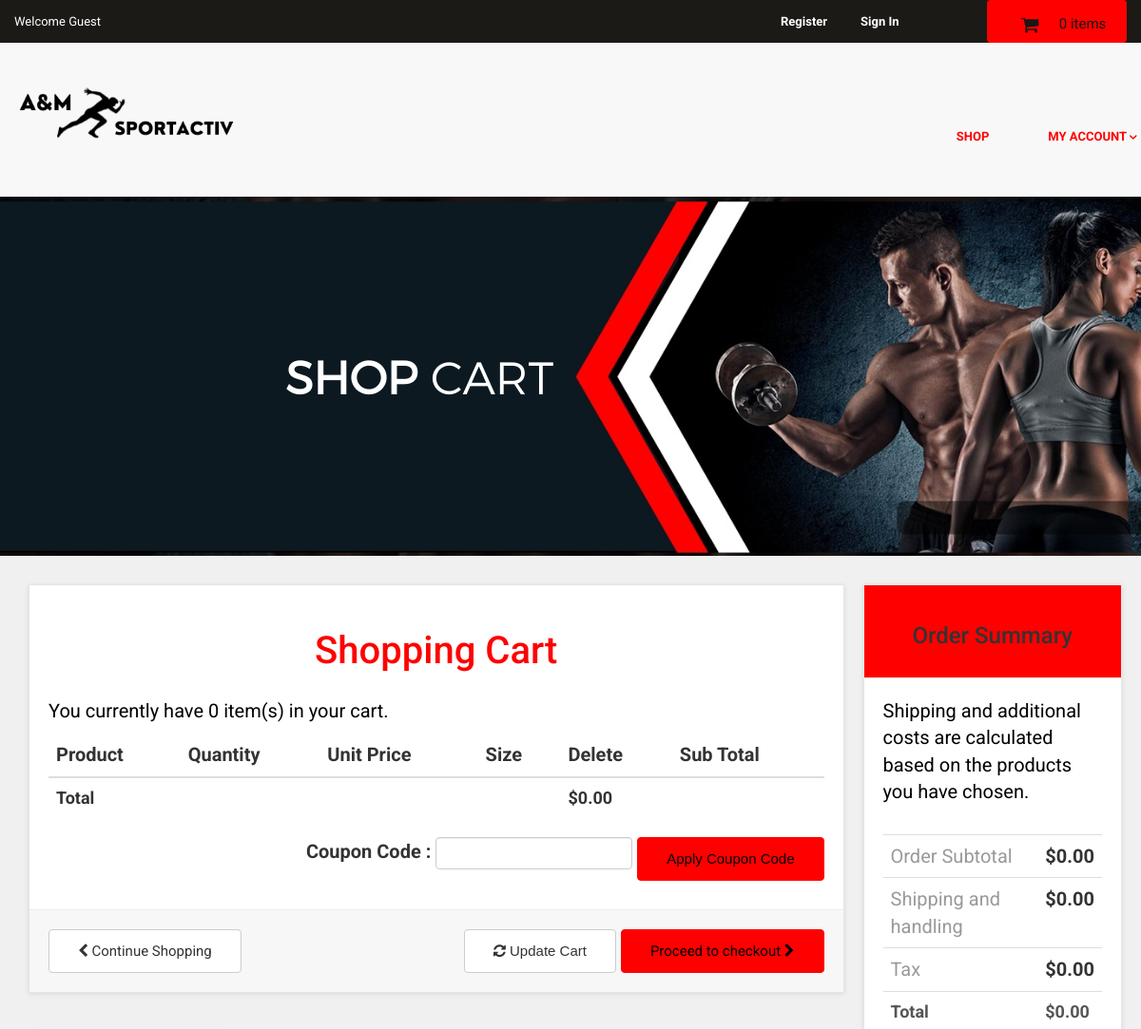
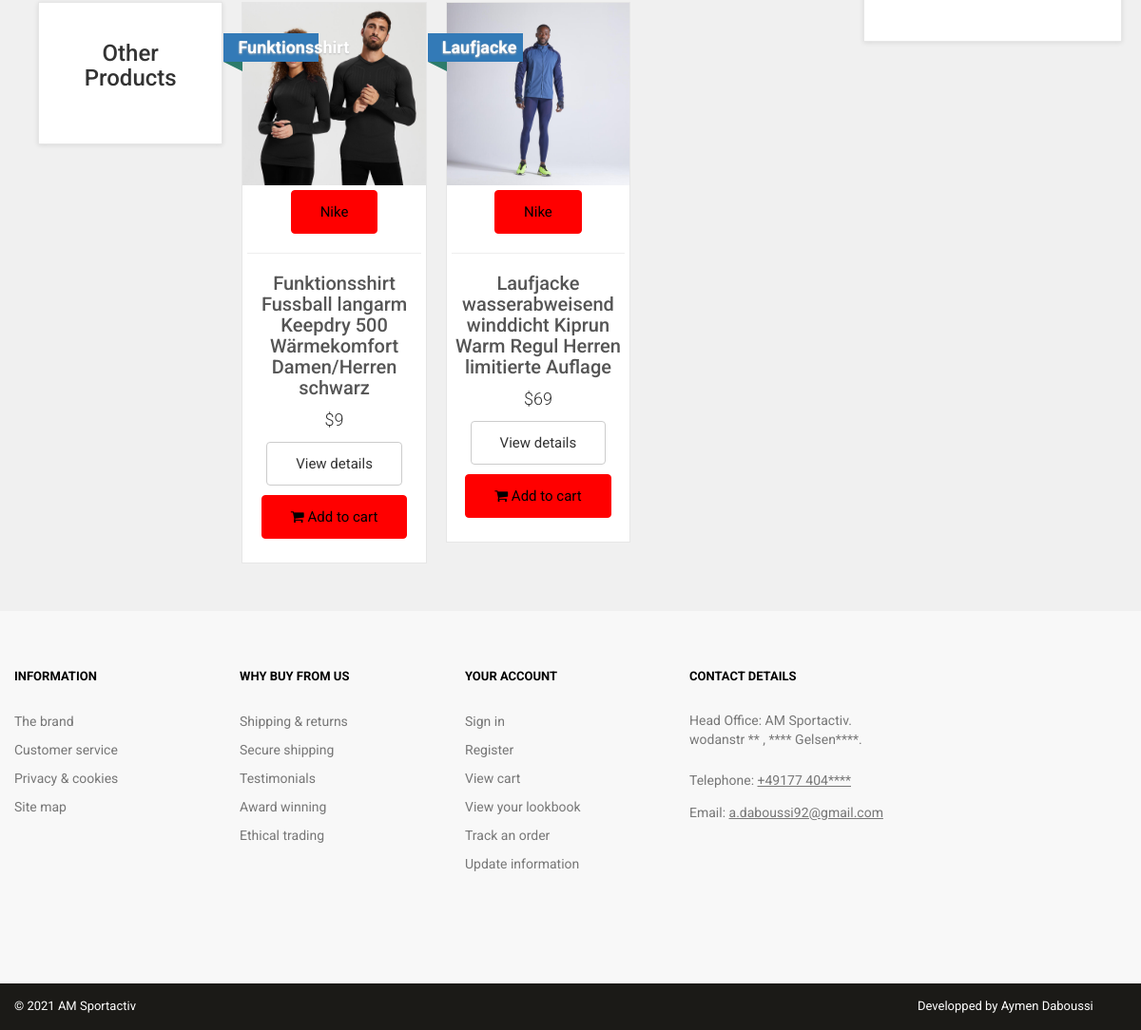
The app's page /cart.php with its own data (2 pictures, top to bottom).
### tables this page shows
CREATE TABLE IF NOT EXISTS `products` (
  `product_id` int(11) NOT NULL AUTO_INCREMENT,
  `p_cat_id` int(11) NOT NULL,
  `cat_id` int(11) NOT NULL,
  `manufacturer_id` int(11) NOT NULL,
  `date` timestamp NOT NULL DEFAULT CURRENT_TIMESTAMP ON UPDATE CURRENT_TIMESTAMP,
  `product_title` text NOT NULL,
  `product_url` text NOT NULL,
  `product_img1` text NOT NULL,
  `product_img2` text NOT NULL,
  `product_img3` text NOT NULL,
  `product_price` int(11) NOT NULL,
  `product_psp_price` int(11) NOT NULL,
  `product_desc` text NOT NULL,
  `product_keywords` text NOT NULL,
  `product_label` text NOT NULL,
  `status` varchar(255) NOT NULL,
  `product_features` varchar(255) NOT NULL,
  `product_video` text,
  PRIMARY KEY (`product_id`) USING BTREE
);

CREATE TABLE IF NOT EXISTS `manufacturers` (
  `manufacturer_id` int(11) NOT NULL AUTO_INCREMENT,
  `manufacturer_title` text NOT NULL,
  `manufacturer_top` text NOT NULL,
  `manufacturer_image` text NOT NULL,
  PRIMARY KEY (`manufacturer_id`) USING BTREE
);

### cart.php (the view, shortened to what this page needs)
<?php
include("includes/db.php");
include("includes/header.php");
include("functions/functions.php");
include("includes/main.php");
?>
  <main>
    <div class="nero">
      <div class="nero__heading">
        <span class="nero__bold">SHOP</span> Cart
      </div>
    </div>
  </main>
<div id="content" >
<div class="container" >
<div class="col-md-9" id="cart" >
<div class="box" >
<form action="cart.php" method="post" enctype="multipart-form-data" >
<h1> Shopping Cart </h1>
<?php
$ip_add = getRealUserIp();
$select_cart = "select * from cart where ip_add='$ip_add'";
$run_cart = mysqli_query($con,$select_cart);
$count = mysqli_num_rows($run_cart);
?>
<p class="text-muted" > You currently have <?php echo $count; ?> item(s) in your cart. </p>
<div class="table-responsive" >
<table class="table" >
<thead>
<tr>
<th colspan="2" >Product</th>
<th>Quantity</th>
<th>Unit Price</th>
<th>Size</th>
<th colspan="1">Delete</th>
<th colspan="2"> Sub Total </th>
</tr>
</thead>
<?php
$total = 0;
?>
<tfoot>
<tr>
<th colspan="5"> Total </th>
<th colspan="2"> $<?php echo $total; ?>.00 </th>
</tr>
</tfoot>
</table>
<div class="form-inline pull-right">
<div class="form-group">
<label>Coupon Code : </label>
<input type="text" name="code" class="form-control">
</div>
<input class="btn btn-primary" type="submit" name="apply_coupon" value="Apply Coupon Code" >
</div>
</div>
<div class="box-footer">
<div class="pull-left">
<a href="index.php" class="btn btn-default">
<i class="fa fa-chevron-left"></i> Continue Shopping
</a>
</div>
<div class="pull-right">
<button class="btn btn-default" type="submit" name="update" value="Update Cart">
<i class="fa fa-refresh"></i> Update Cart
</button>
<a href="checkout.php" class="btn btn-primary">
Proceed to checkout <i class="fa fa-chevron-right"></i>
</a>
</div>
</div>
</form>
</div>
<div id="row same-height-row">
<div class="col-md-3 col-sm-6">
<div class="box same-height headline">
<h3 class="text-center"> Other Products </h3>
</div>
</div>
<?php
$get_products = "select * from products order by rand() LIMIT 0,3";
$run_products = mysqli_query($con,$get_products);
while($row_products=mysqli_fetch_array($run_products)){
$pro_title = $row_products['product_title'];
$pro_price = $row_products['product_price'];
$pro_img1 = $row_products['product_img1'];
$pro_label = $row_products['product_label'];
$manufacturer_id = $row_products['manufacturer_id'];
$get_manufacturer = "select * from manufacturers where manufacturer_id='$manufacturer_id'";
$run_manufacturer = mysqli_query($db,$get_manufacturer);
$row_manufacturer = mysqli_fetch_array($run_manufacturer);
$manufacturer_name = $row_manufacturer['manufacturer_title'];
$pro_psp_price = $row_products['product_psp_price'];
$pro_url = $row_products['product_url'];
if($pro_label == "Sale" or $pro_label == "Gift"){
$product_price = "<del> $$pro_price </del>";
$product_psp_price = "| $$pro_psp_price";
}
else{
$product_psp_price = "";
$product_price = "$$pro_price";
}
if($pro_label == ""){
}
else{
$product_label = "
<a class='label sale' href='#' style='color:black;'>
<div class='thelabel'>$pro_label</div>
<div class='label-background'> </div>
</a>
";
}
echo "
<div class='col-md-3 col-sm-6 center-responsive' >
<div class='product' >
<a href='$pro_url' >
<img src='admin_area/product_images/$pro_img1' class='img-responsive' >
</a>
<div class='text' >
<center>
<p class='btn btn-primary'> $manufacturer_name </p>
</center>
<hr>
<h3><a href='$pro_url' >$pro_title</a></h3>
<p class='price' > $product_price $product_psp_price </p>
<p class='buttons' >
<a href='$pro_url' class='btn btn-default' >View details</a>
<a href='$pro_url' class='btn btn-primary'>
<i class='fa fa-shopping-cart'></i> Add to cart
</a>
</p>
</div>
$product_label
</div>
</div>
";
}
?>
</div>
</div>
<div class="col-md-3">
<div class="box" id="order-summary">
<div class="box-header">
<h3>Order Summary</h3>
</div>
<p class="text-muted">
Shipping and additional costs are calculated based on the products you have chosen.
</p>
<div class="table-responsive">
<table class="table">
<tbody>
<tr>
<td> Order Subtotal </td>
<th> $<?php echo $total; ?>.00 </th>
</tr>
<tr>
<td> Shipping and handling </td>
<th>$0.00</th>
</tr>
<tr>
<td>Tax</td>
<th>$0.00</th>
</tr>
<tr class="total">
<td>Total</td>
<th>$<?php echo $total; ?>.00</th>
</tr>
</tbody>
</table>
</div>
</div>
</div>
</div>
</div>
<?php
include("includes/footer.php");
?>
</body>
</html>

### styles/backend.css (style rules this page uses)
html { font-family: "Roboto", Helvetica, Arial, sans-serif; line-height: 1.15; -ms-text-size-adjust: 100%; -webkit-text-size-adjust: 100% }
body { margin: 0 }
h1 { font-size: 2em; margin: .67em 0; color:#FF0000; text-align: center; }
figcaption, figure, main { display: block }
hr { box-sizing: content-box; height: 0; overflow: visible }
a { background-color: transparent; -webkit-text-decoration-skip: objects; color: black; }
img { border-style: none }
button, input, optgroup, select, textarea { font-family: sans-serif; font-size: 100%; line-height: 1.15; margin: 0 }
button, input { overflow: visible }
button, select { text-transform: none }
[type=reset], [type=submit], button, html [type=button] { -webkit-appearance: button }
html { box-sizing: border-box }
body { min-width: 1190px; font-family: Montserrat, sans-serif; font-weight: 400; background-color: white; }
.container { width: 1170px; margin: 0 auto }
img { max-width: 100%; height: auto; }
.btn { display: inline-block; vertical-align: top; font-size: 15px; line-height: 40px; text-decoration: none; -webkit-transition: .3s; transition: .3s }
.nero { padding-top: 160px; padding-bottom: 140px; font-family: 'montserratlight', sans-serif; text-align: center; text-transform: uppercase; color: #FFF; background: #666 url("../images/banner-ave.jpg") no-repeat; background-size: cover; background-position: center; }
.nero__heading { font-size: 48px; text-align: justify; padding-left: 300px; }
.nero__bold { font-weight: 700; }

### styles/style.css (style rules this page uses)
body { font-family: "Roboto", Helvetica, Arial, sans-serif; font-size: 20px; line-height: 1.42857143; color: #333333; background-color: #f0f0f0; overflow-x: hidden; }
.btn-primary { color:black; background-color:#FF0000; border-color:#FF0000; }
.box { background: #fff; margin: 0 0 30px; border: solid 1px #e6e6e6; padding:20px; box-shadow: 0 1px 5px rgba(0, 0, 0, 0.1); }
#content { padding:20px; }
#content .product { background:#fff; border: solid 1px #e6e6e6; box-sizing: border-box; margin-bottom: 10px; }
#content .product .text p.price { font-size:18px; text-align:center; font-weight:300; }
#content .product .text .buttons { clear:both; text-align:center; }
#content .product .text h3 { text-align:center; font-size:20px; }
#content .product .text h3 a { color:rgb(85, 85, 85); }
#content .product .text { padding:5px 5px 5px; }
#content .product .text .buttons .btn { margin-bottom:10px; }
#content .headline { height: 150px; }
#content #cart .table tfoot { font-size:18px; }
.box .box-footer { background: #f7f7f7; margin: 30px -20px -20px; padding:20px; border-top: solid 1px #eeeeee; }
.box .box-footer:before, .box .box-footer:after { content:" "; display: table; }
.box .box-footer:after { clear:both; }
.box .box-header { background: #FF0000; margin:-20px -20px 20px; padding:20px; border-bottom: solid 1px #eeeeee; text-align: center; }
#content #order-summary table { margin-top: 20px; }
#content #order-summary table td { color: #999999; }
#content #order-summary table tr.total td, #content #order-summary table tr.total th { font-size: 18px; color:#555555; font-weight: 700; }
.label { text-decoration : none; position: absolute; top: 50px; padding-left:51px; z-index: 20; }
.label .thelabel { position: relative; width: 100px; padding: 6px 50px 6px 15px; margin: 40px 50px 10px -71px; color: #fff; font-size:18px; font-weight:bold; background-color: #337ab7; text-shadow: 0px 1px 2px #bbb ; }
.label .thelabel:before, .label .thelabel:after { content: ''; position: absolute; width:0; height:0; }
.label .thelabel:after { left: 0px; top: 100%; border-width : 5px 10px; border-style: solid; border-color: #2d7b6b #2d7b6b transparent transparent; }
.label.sale { top: 0; }

### records on screen
products: product_img1 (picture), manufacturer.manufacturer_title "Nike", product_title "Funktionsshirt Fussball langarm Keepdry 500 Wärmekomfort Damen/Herren schwarz", product_price "$9", product_label "Funktionsshirt"
products: product_img1 (picture), manufacturer.manufacturer_title "Nike", product_title "Laufjacke wasserabweisend winddicht Kiprun Warm Regul Herren limitierte Auflage", product_price "$69", product_label "Laufjacke"

### other values on screen
$count_items "0"
$count "0"
$total "0"
